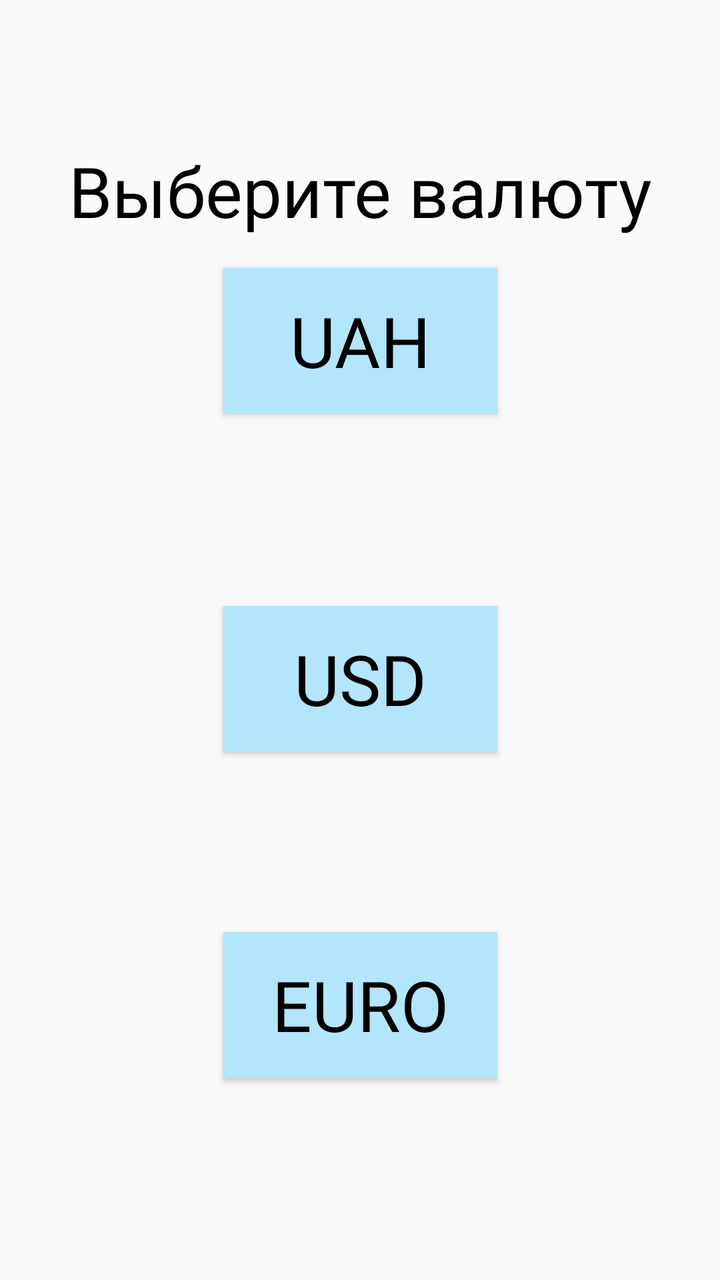
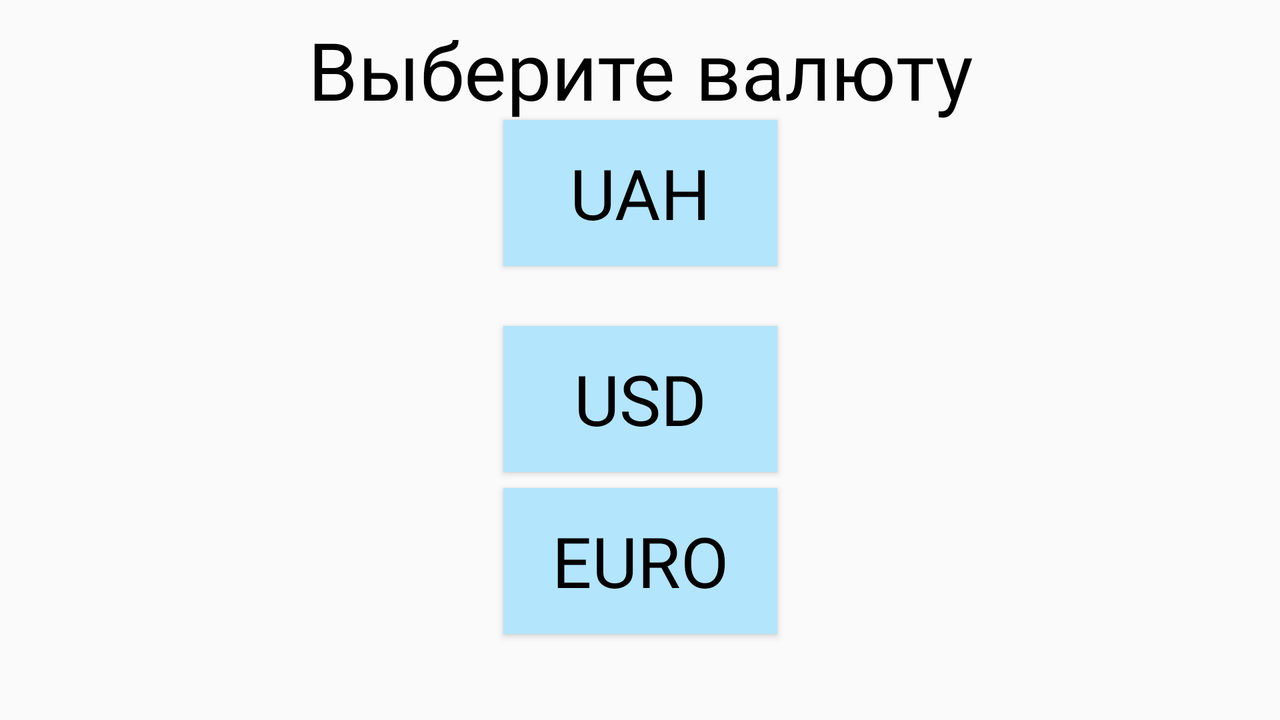

Compare how this app lays out the same screen by default and in its alternative resource folder. The renders come first, then the two layout files and the values they reference.
<!-- AndroidManifest.xml: application theme AppTheme -->
<!-- res/layout/fragment_home.xml -->
<?xml version="1.0" encoding="utf-8"?>
<androidx.constraintlayout.widget.ConstraintLayout xmlns:android="http://schemas.android.com/apk/res/android"
    xmlns:app="http://schemas.android.com/apk/res-auto"
    android:layout_width="match_parent"
    android:layout_height="match_parent"
    android:theme="@style/FontTheme"
    android:background="@mipmap/back">

    <TextView
        android:id="@+id/text_home"
        android:layout_width="match_parent"
        android:layout_height="wrap_content"
        android:layout_marginStart="8dp"
        android:layout_marginTop="72dp"
        android:layout_marginEnd="8dp"
        android:text="@string/main"
        android:fontFamily="@font/font"
        android:textColor="#000000"
        android:textAlignment="center"
        android:textSize="35sp"
        app:layout_constraintEnd_toEndOf="parent"
        app:layout_constraintHorizontal_bias="0.0"
        app:layout_constraintStart_toStartOf="parent"
        app:layout_constraintTop_toTopOf="parent" />

    <Button
        android:id="@+id/button"
        android:layout_width="137dp"
        android:layout_height="73dp"
        android:layout_marginStart="137dp"
        android:layout_marginTop="145dp"
        android:layout_marginEnd="137dp"
        android:layout_marginBottom="48dp"
        android:background="#B3E5FC"
        android:fontFamily="@font/font"
        android:onClick="onClickUAH"
        android:text="@string/UAH"
        android:textSize="35sp"
        app:layout_constraintBottom_toTopOf="@+id/button3"
        app:layout_constraintEnd_toEndOf="parent"
        app:layout_constraintStart_toStartOf="parent"
        app:layout_constraintTop_toBottomOf="@+id/text_home" />

    <Button
        android:id="@+id/button3"
        android:layout_width="137dp"
        android:layout_height="73dp"
        android:layout_marginStart="137dp"
        android:layout_marginTop="48dp"
        android:layout_marginEnd="137dp"
        android:layout_marginBottom="53dp"
        android:background="#B3E5FC"
        android:fontFamily="@font/font"
        android:onClick="onClickUSD"
        android:text="@string/USD"
        android:textSize="35sp"
        app:layout_constraintBottom_toTopOf="@+id/button4"
        app:layout_constraintEnd_toEndOf="parent"
        app:layout_constraintStart_toStartOf="parent"
        app:layout_constraintTop_toBottomOf="@+id/button" />

    <Button
        android:id="@+id/button4"
        android:layout_width="137dp"
        android:layout_height="73dp"
        android:layout_marginStart="137dp"
        android:layout_marginTop="37dp"
        android:layout_marginEnd="137dp"
        android:layout_marginBottom="231dp"
        android:background="#B3E5FC"
        android:fontFamily="@font/font"
        android:onClick="onClickEURO"
        android:text="@string/EURO"
        android:textSize="35sp"
        app:layout_constraintBottom_toBottomOf="parent"
        app:layout_constraintEnd_toEndOf="parent"
        app:layout_constraintStart_toStartOf="parent"
        app:layout_constraintTop_toBottomOf="@+id/button3" />

</androidx.constraintlayout.widget.ConstraintLayout>
<!-- resources referenced by this layout -->
<resources>
  <string name="EURO">EURO</string>
  <string name="UAH">UAH</string>
  <string name="USD">USD</string>
  <string name="main">Выберите валюту</string>
  <style name="FontTheme" parent="ThemeOverlay.AppCompat.Light">
          <item name="android:fontFamily">@font/font</item>
          <item name="android:textColor">@color/colorBlack</item>
          <item name="android:textSize">27dp</item>
      </style>
  <style name="AppTheme" parent="Theme.AppCompat.Light.DarkActionBar">
          
          <item name="colorPrimary">@color/colorBlack</item>
          <item name="color">@color/colorPrimary</item>
          <item name="colorPrimaryDark">@color/colorPrimaryDark</item>
          <item name="colorAccent">@color/colorAccent</item>
      </style>
  <color name="colorBlack">#000000</color>
  <color name="colorPrimary">#B3E5FC</color>
  <color name="colorPrimaryDark">#D7FF8E</color>
  <color name="colorAccent">#F3F3EA</color>
</resources>
<!-- res/layout-land/fragment_home.xml (the repository's variant of the layout above) -->
<!-- drawn on the phone turned sideways -->
<?xml version="1.0" encoding="utf-8"?>
<androidx.constraintlayout.widget.ConstraintLayout xmlns:android="http://schemas.android.com/apk/res/android"
    xmlns:app="http://schemas.android.com/apk/res-auto"
    android:layout_width="match_parent"
    android:layout_height="match_parent"
    android:theme="@style/FontTheme"
    android:background="@mipmap/back">

    <TextView
        android:id="@+id/text_home"
        android:layout_width="match_parent"
        android:layout_height="wrap_content"
        android:layout_marginStart="8dp"
        android:layout_marginTop="8dp"
        android:layout_marginEnd="8dp"
        android:textAlignment="center"
        android:textSize="40sp"
        android:text="@string/main"
        app:layout_constraintEnd_toEndOf="parent"
        app:layout_constraintStart_toStartOf="parent"
        app:layout_constraintTop_toTopOf="parent" />

    <Button
        android:id="@+id/button"
        android:layout_width="137dp"
        android:layout_height="73dp"
        android:layout_marginStart="137dp"
        android:layout_marginTop="60dp"
        android:layout_marginEnd="137dp"
        android:layout_marginBottom="37dp"
        android:background="#B3E5FC"
        android:fontFamily="@font/font"
        android:text="@string/UAH"
        android:textSize="35sp"
        app:layout_constraintBottom_toTopOf="@+id/button3"
        app:layout_constraintEnd_toEndOf="@id/text_home"
        app:layout_constraintStart_toStartOf="@id/text_home"
        app:layout_constraintTop_toTopOf="parent" />

    <Button
        android:id="@+id/button3"
        android:layout_width="137dp"
        android:layout_height="73dp"
        android:layout_marginStart="137dp"
        android:layout_marginTop="30dp"
        android:layout_marginEnd="137dp"
        android:background="#B3E5FC"
        android:fontFamily="@font/font"
        android:text="@string/USD"
        android:textSize="35sp"
        app:layout_constraintEnd_toEndOf="parent"
        app:layout_constraintStart_toStartOf="parent"
        app:layout_constraintTop_toBottomOf="@+id/button" />

    <Button
        android:id="@+id/button4"
        android:layout_width="137dp"
        android:layout_height="73dp"
        android:layout_marginStart="137dp"
        android:layout_marginTop="24dp"
        android:layout_marginEnd="137dp"
        android:layout_marginBottom="59dp"
        android:background="#B3E5FC"
        android:fontFamily="@font/font"
        android:text="@string/EURO"
        android:textSize="35sp"
        app:layout_constraintBottom_toBottomOf="parent"
        app:layout_constraintEnd_toEndOf="parent"
        app:layout_constraintStart_toStartOf="parent"
        app:layout_constraintTop_toBottomOf="@+id/button3" />

</androidx.constraintlayout.widget.ConstraintLayout>
